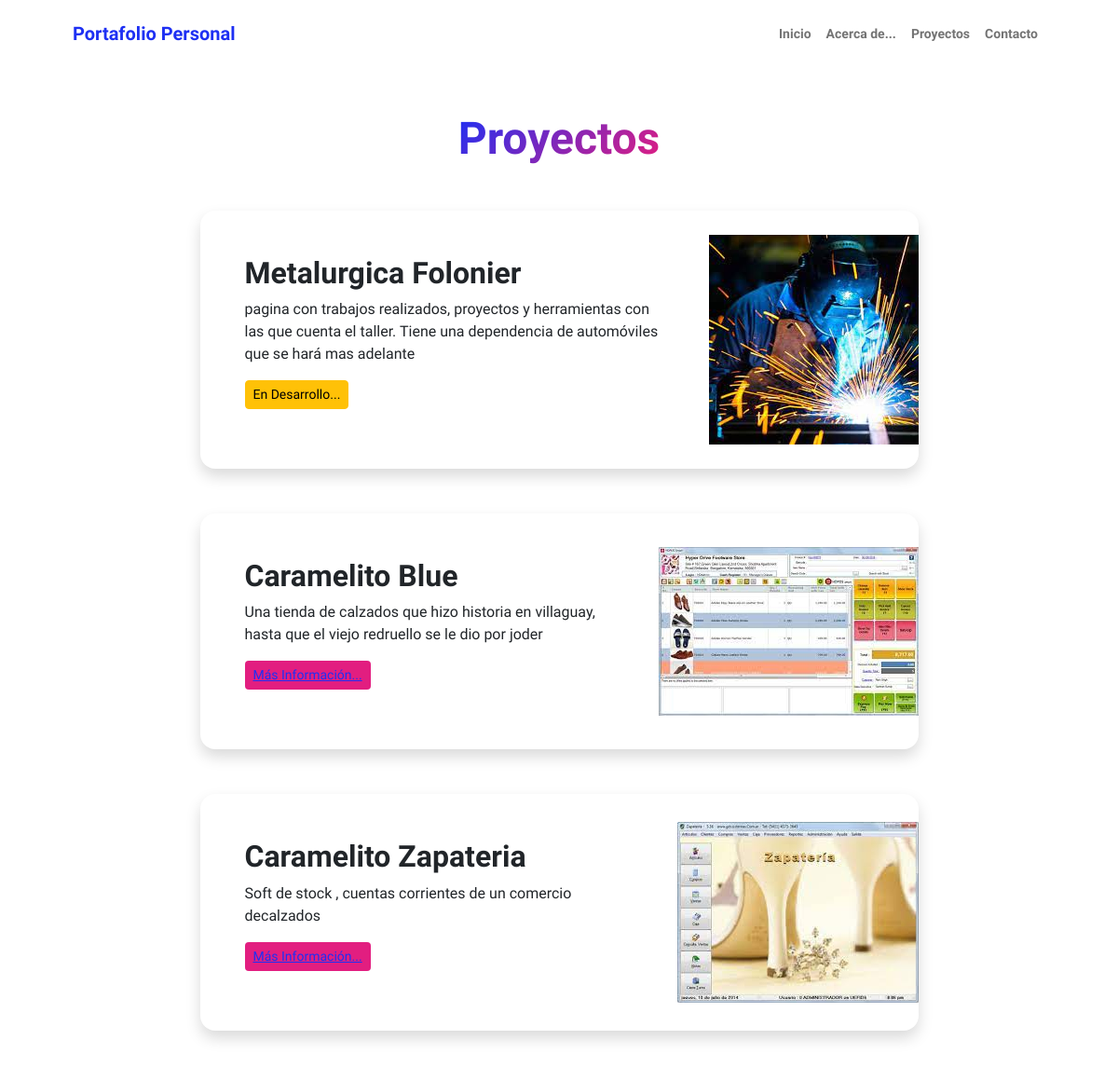
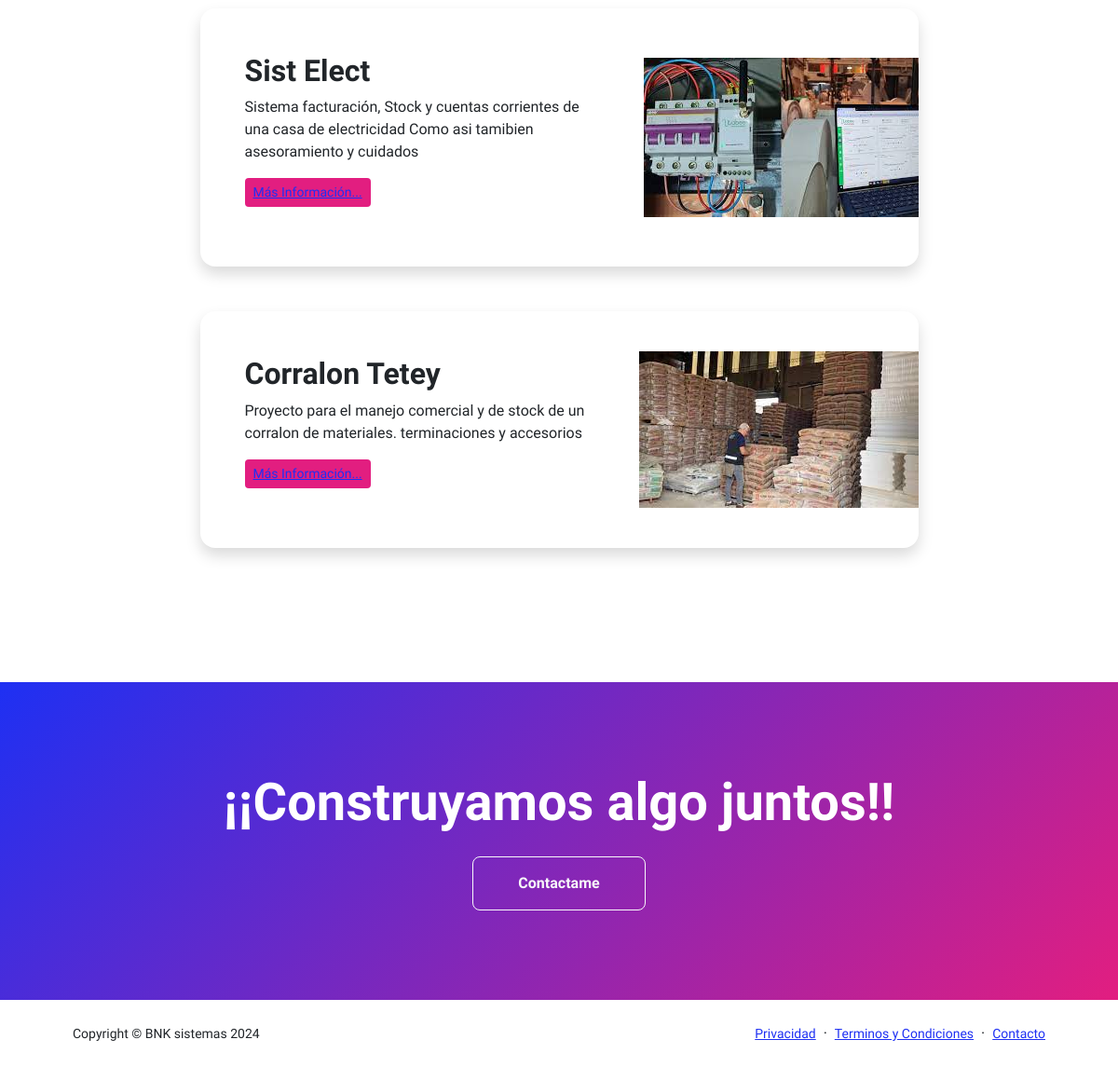
/proyectos/projects/, run on the app's committed database (2 pictures, top to bottom).
### proyectos/models.py (models this page shows, shortened)
class Project(models.Model):
    title = models.CharField(max_length=150, verbose_name='Título')
    description = models.TextField(verbose_name='Descripción')
    image = models.ImageField(upload_to='proyectos', verbose_name='Imagen')
    link = models.URLField(max_length=180, blank=True, null=True, verbose_name='Enlace')
    created = models.DateTimeField(auto_now_add=True, verbose_name='Fecha Creación')
    updated = models.DateTimeField(auto_now=True, verbose_name='Fecha Modificación')
    class Meta:
        verbose_name = 'proyecto'
        verbose_name_plural = 'proyectos'
        db_table = "proyects"
        ordering = ['-created']

### proyectos/views.py (the view)
# urls.py: path('projects/',projects, name="projects"),
def projects(request):
    projects = Project.objects.all()
    data = {
        'projects': projects
    }
    return render(request, 'proyectos/projects.html', data)

### proyectos/templates/proyectos/projects.html (shortened to what this page needs)
{% extends "core/base.html" %}
{% load static %}
{% block content %}
<section class="py-5">
    <div class="container px-5 mb-5">
        <div class="text-center mb-5">
            <h1 class="display-5 fw-bolder mb-0"><span class="text-gradient d-inline">Proyectos</span></h1>
        </div>
        <div class="row gx-5 justify-content-center">
            <div class="col-lg-11 col-xl-9 col-xxl-8">
                {% for project in projects %}
                    <div class="card overflow-hidden shadow rounded-4 border-0 mb-5">
                        <div class="card-body p-0">
                            <div class="d-flex align-items-center">
                                <div class="p-5">
                                    <h2 class="fw-bolder">{{project.title}}</h2>
                                    <p>{{project.description}} </p>
                                    {% if project.link %}
                                        <p class="btn btn-sm bg-secondary"> <a href="{{project.link}}">Más Información... </a></p>
                                    {% else %}
                                        <p class="btn btn-sm btn-warning">En Desarrollo...</p>
                                    {% endif %}
                                </div>
                                <img class="img-fluid" src="{{project.image.url}}" alt="..." />
                            </div>
                        </div>
                    </div>
                {% endfor %}
            </div>
        </div>
    </div>
</section>
<section class="py-5 bg-gradient-primary-to-secondary text-white">
    <div class="container px-5 my-5">
        <div class="text-center">
            <h2 class="display-4 fw-bolder mb-4">¡¡Construyamos algo juntos!!</h2>
            <a class="btn btn-outline-light btn-lg px-5 py-3 fs-6 fw-bolder" href="{% url 'contact' %}">Contactame</a>
        </div>
    </div>
</section>
{% endblock content %}

### data on the page
Project: title "Metalurgica Folonier", description "pagina con trabajos realizados, proyectos y herramientas con las que cuenta el taller. Tiene una dependencia de automóviles que se hará mas adelante", shows "En Desarrollo...", image (picture)
Project: title "Caramelito Blue", description "Una tienda de calzados que hizo historia en villaguay, hasta que el viejo redruello se le dio por joder", image (picture)
Project: title "Caramelito Zapateria", description "Soft de stock , cuentas corrientes de un comercio decalzados", image (picture)
Project: title "Sist Elect", description "Sistema facturación, Stock y cuentas corrientes de una casa de electricidad Como asi tamibien asesoramiento y cuidados", image (picture)
Project: title "Corralon Tetey", description "Proyecto para el manejo comercial y de stock de un corralon de materiales. terminaciones y accesorios", image (picture)
